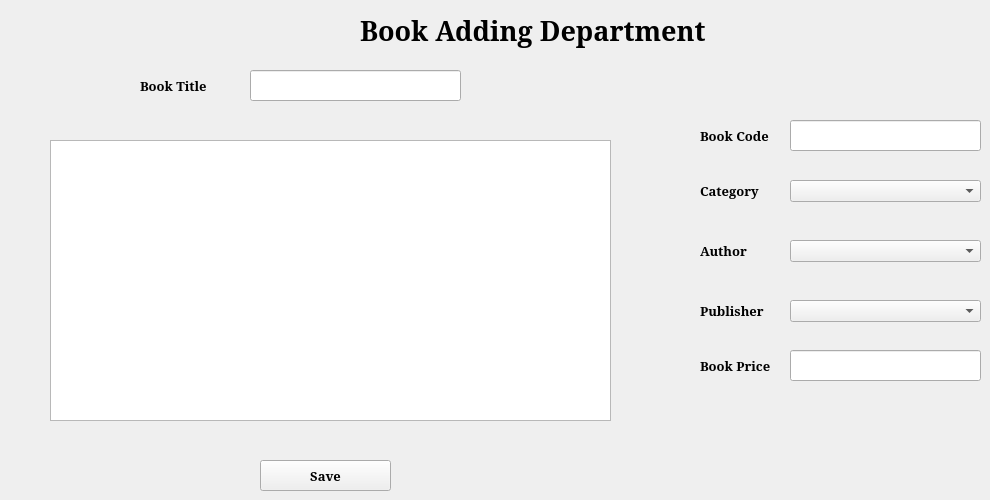
      <widget class="QWidget" name="tab_5">
       <attribute name="title">
        <string>Add  Book</string>
       </attribute>
       <widget class="QLineEdit" name="lineEdit_2">
        <property name="geometry">
         <rect>
          <x>250</x>
          <y>70</y>
          <width>211</width>
          <height>31</height>
         </rect>
        </property>
       </widget>
       <widget class="QLineEdit" name="lineEdit_4">
        <property name="geometry">
         <rect>
          <x>790</x>
          <y>120</y>
          <width>191</width>
          <height>31</height>
         </rect>
        </property>
       </widget>
       <widget class="QPlainTextEdit" name="plainTextEdit">
        <property name="geometry">
         <rect>
          <x>50</x>
          <y>140</y>
          <width>561</width>
          <height>281</height>
         </rect>
        </property>
       </widget>
       <widget class="QComboBox" name="comboBox_3">
        <property name="geometry">
         <rect>
          <x>790</x>
          <y>180</y>
          <width>191</width>
          <height>22</height>
         </rect>
        </property>
       </widget>
       <widget class="QComboBox" name="comboBox_4">
        <property name="geometry">
         <rect>
          <x>790</x>
          <y>240</y>
          <width>191</width>
          <height>22</height>
         </rect>
        </property>
       </widget>
       <widget class="QComboBox" name="comboBox_5">
        <property name="geometry">
         <rect>
          <x>790</x>
          <y>300</y>
          <width>191</width>
          <height>22</height>
         </rect>
        </property>
       </widget>
       <widget class="QLineEdit" name="lineEdit_3">
        <property name="geometry">
         <rect>
          <x>790</x>
          <y>350</y>
          <width>191</width>
          <height>31</height>
         </rect>
        </property>
       </widget>
       <widget class="QPushButton" name="pushButton_7">
        <property name="geometry">
         <rect>
          <x>260</x>
          <y>460</y>
          <width>131</width>
          <height>31</height>
         </rect>
        </property>
        <property name="font">
         <font>
          <family>Constantia</family>
          <pointsize>10</pointsize>
          <weight>75</weight>
          <bold>true</bold>
         </font>
        </property>
        <property name="text">
         <string>Save</string>
        </property>
       </widget>
       <widget class="QLabel" name="label_3">
        <property name="geometry">
         <rect>
          <x>140</x>
          <y>70</y>
          <width>81</width>
          <height>31</height>
         </rect>
        </property>
        <property name="font">
         <font>
          <family>Constantia</family>
          <pointsize>10</pointsize>
          <weight>75</weight>
          <bold>true</bold>
         </font>
        </property>
        <property name="text">
         <string>Book Title</string>
        </property>
       </widget>
       <widget class="QLabel" name="label_4">
        <property name="geometry">
         <rect>
          <x>700</x>
          <y>120</y>
          <width>81</width>
          <height>31</height>
         </rect>
        </property>
        <property name="font">
         <font>
          <family>Constantia</family>
          <pointsize>10</pointsize>
          <weight>75</weight>
          <bold>true</bold>
         </font>
        </property>
        <property name="text">
         <string>Book Code</string>
        </property>
       </widget>
       <widget class="QLabel" name="label_5">
        <property name="geometry">
         <rect>
          <x>700</x>
          <y>350</y>
          <width>81</width>
          <height>31</height>
         </rect>
        </property>
        <property name="font">
         <font>
          <family>Constantia</family>
          <pointsize>10</pointsize>
          <weight>75</weight>
          <bold>true</bold>
         </font>
        </property>
        <property name="text">
         <string>Book Price</string>
        </property>
       </widget>
       <widget class="QLabel" name="label_6">
        <property name="geometry">
         <rect>
          <x>700</x>
          <y>230</y>
          <width>81</width>
          <height>41</height>
         </rect>
        </property>
        <property name="font">
         <font>
          <family>Constantia</family>
          <pointsize>10</pointsize>
          <weight>75</weight>
          <bold>true</bold>
         </font>
        </property>
        <property name="text">
         <string>Author</string>
        </property>
       </widget>
       <widget class="QLabel" name="label_7">
        <property name="geometry">
         <rect>
          <x>700</x>
          <y>290</y>
          <width>81</width>
          <height>41</height>
         </rect>
        </property>
        <property name="font">
         <font>
          <family>Constantia</family>
          <pointsize>10</pointsize>
          <weight>75</weight>
          <bold>true</bold>
         </font>
        </property>
        <property name="text">
         <string>Publisher</string>
        </property>
       </widget>
       <widget class="QLabel" name="label_8">
        <property name="geometry">
         <rect>
          <x>700</x>
          <y>170</y>
          <width>81</width>
          <height>41</height>
         </rect>
        </property>
        <property name="font">
         <font>
          <family>Constantia</family>
          <pointsize>10</pointsize>
          <weight>75</weight>
          <bold>true</bold>
         </font>
        </property>
        <property name="text">
         <string>Category</string>
        </property>
       </widget>
       <widget class="QLabel" name="label_34">
        <property name="geometry">
         <rect>
          <x>360</x>
          <y>10</y>
          <width>431</width>
          <height>41</height>
         </rect>
        </property>
        <property name="font">
         <font>
          <family>Constantia</family>
          <pointsize>20</pointsize>
          <weight>75</weight>
          <bold>true</bold>
         </font>
        </property>
        <property name="text">
         <string>Book Adding Department</string>
        </property>
       </widget>
      </widget>
